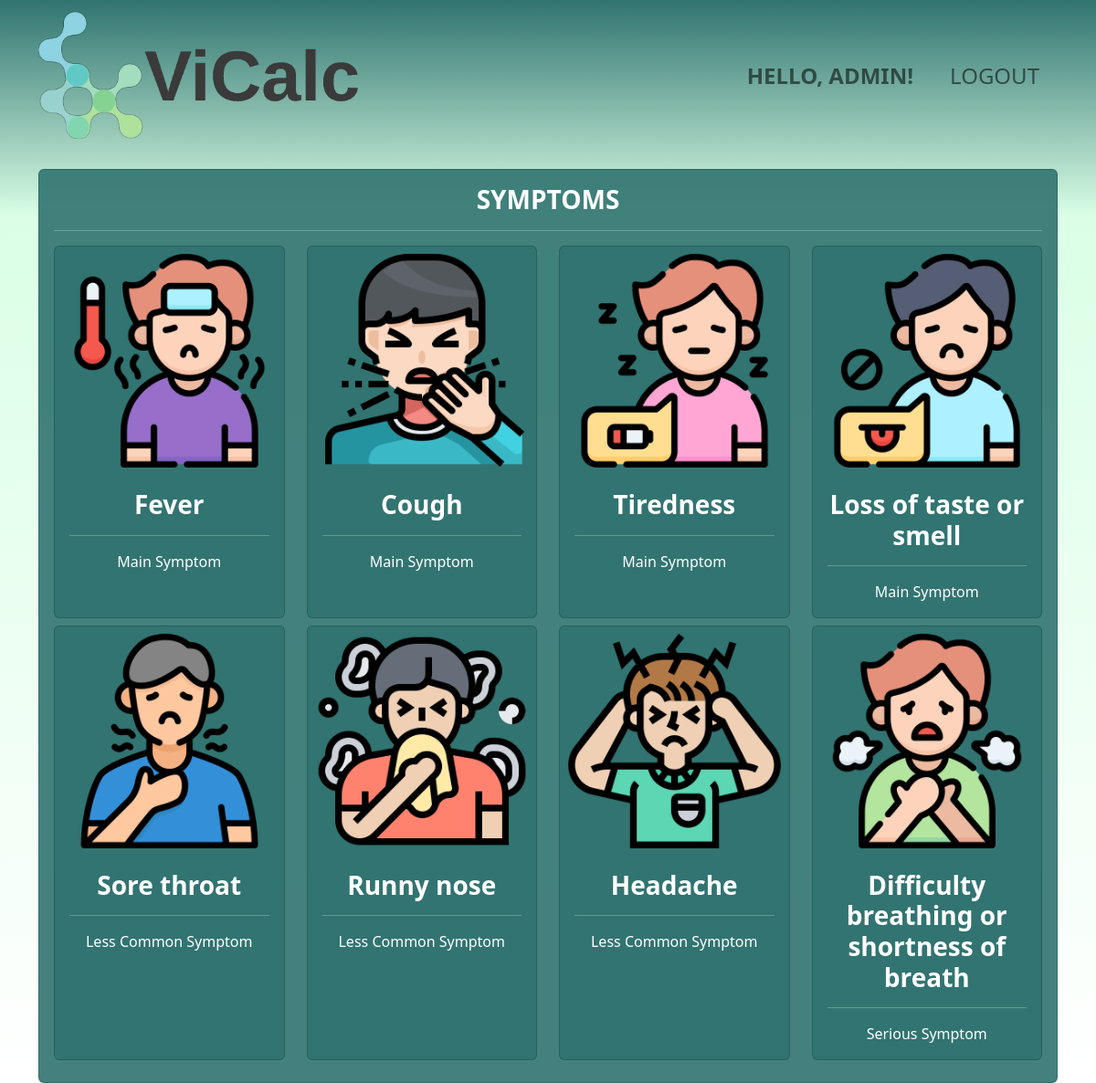
/covid_info/symptoms (signed in), run on the app's committed database.
### app/models.py (models this page shows, shortened)
class Symptoms(models.Model):
    name = models.CharField(max_length=50)
    desc = models.TextField(blank=True, null=True)
    image = models.ImageField(upload_to="img/", blank=True, null=True)
    type = models.CharField(max_length=20)

### app/views.py (the view)
# urls.py: path('covid_info/<str:name>', info_v, name="info")
def info_v(request, name):
    if request.user.is_authenticated:
        if name == 'symptoms':
            symptoms = Symptoms.objects.all()
            return render(request,name+'.html', {'symptoms':symptoms})
        elif name == 'vaccines':
            vaccines = Vaccines.objects.all()
            return render(request,name+'.html', {'vaccines':vaccines})
        elif name == 'masks':
            masks = Masks.objects.all()
            return render(request,name+'.html', {'masks':masks})
        elif name == 'general_info':
            return render(request,name+'.html')
    else:
        return redirect('home')

### app/templates/symptoms.html
{% extends 'index.html' %}
{% block content %}
<div class="container" style="margin-top: 20px;">
    <div>
        <div class="card h-100" id="sc">
            <div class="card-body text-center">
            <h3 class="card-title" style="font-weight: bolder;">SYMPTOMS</h3>
            <hr>
                <div class="row row-cols-4">
                    {% for symptom in symptoms %}
                    <div class="col mb-2">
                        <div class="card h-100">
                            <img src="{{ symptom.image.url }}" class="card-img-top p-2">
                            <div class="card-body text-center">
                              <h3 class="card-title" style="font-weight: bolder;">{{ symptom.name }}</h3>
                              <hr>
                              <p class="card-text" style="font-weight: 500;">{{ symptom.type }} Symptom</p>
                            </div>
                        </div>
                    </div>
                    {% endfor %}
                </div>
        </div>
    </div>
</div>
{% endblock %}

### app/templates/index.html (shortened to what this page needs)
<!DOCTYPE html>
<html lang="en">
<head>
    {% load static %}
    <link href="https://cdn.jsdelivr.net/npm/bootstrap@5.2.0/dist/css/bootstrap.min.css" rel="stylesheet">
</head>
<body>
    <nav class="navbar navbar-light navbar-expand-lg bg-secondary text-uppercase">
        <div class="container">
            <a class="navbar-brand" href="{% url 'home' %}"><img class="img-fluid" width="350px" src="{% static 'logo2.png' %}"></a>
                {% if user.is_authenticated %}
                <div class="collapse navbar-collapse" id="navbarResponsive">
                    <ul class="navbar-nav ms-auto">
                        <li class="nav-item mx-0 mx-lg-1"><a class="nav-link py-3 px-0 px-lg-3 rounded" style="font-weight: bold;">Hello, {{request.user.username}}!</a></li>
                        <li class="nav-item mx-0 mx-lg-1"><a class="nav-link py-3 px-0 px-lg-3 rounded" href="{% url 'logout' %}">LOGOUT</a></li>
                    </ul>
                </div>
                {% endif %}
        </div>
    </nav>
    {% block content %}
    {% endblock %}
</body>
</html>

### app/templates/index.html (style rules this page uses)
nav, .navbar-brand { font-size: 1.5em; }
.bg-secondary { background-color: transparent !important; }
body { background: rgb(48,116,112); background: linear-gradient(180deg, rgba(48,116,112,1) 0%, rgba(218,255,230,1) 20%, rgba(255,255,255,1) 100%); background-attachment: fixed; }
.card { background-color: rgba(48,116,112,0.9); color: white; }

### data on the page
Symptoms: image (picture), name "Fever", type "Main"
Symptoms: image (picture), name "Cough", type "Main"
Symptoms: image (picture), name "Tiredness", type "Main"
Symptoms: image (picture), name "Loss of taste or smell", type "Main"
Symptoms: image (picture), name "Sore throat", type "Less Common"
Symptoms: image (picture), name "Runny nose", type "Less Common"
Symptoms: image (picture), name "Headache", type "Less Common"
Symptoms: image (picture), name "Difficulty breathing or shortness of breath", type "Serious"

### other printed values
{{ request.user.username }} "ADMIN"
